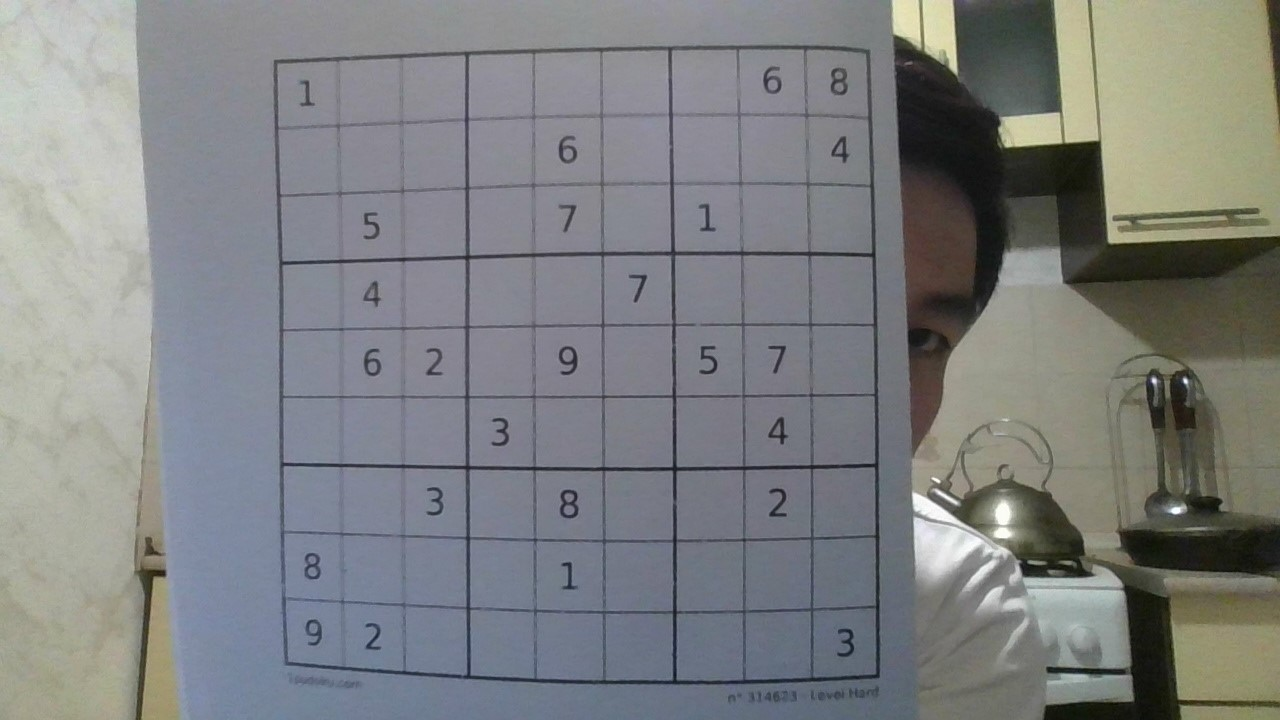
#> input picture sudoku_images/sukusu.jpg, 1280 x 720 px, found by its file name
$ jupyter execute --allow-errors Final_SudokuSolver.ipynb
#> lines starting #> are read from the running program, lines starting #| are printed output that depends on the picture; after the words box and inside, x2 and y2 are one past the last pixel; in counts of white or black regions, pixels touching at a corner belong together
<h1 style='background:#4686C8; border:0; color:#5CE1E6'><center>SUDOKU SOLVER </center></h1>
<p ><center>by Ernar Naryshov</center><p>

Solving any sudoku puzzles from an unsolved images and videos

The project consists of three parts :

**Part I : Digit classification model**

**Part II : Detection and reading Sudoku puzzle from an image or video**

**Part III : Solving the sudoku puzzle**

 <h1 style='background:#4686C8; border:0; color:#5CE1E6'><center>PART ONE</center></h1>

 <a id="1"></a>
# **<span style="color:#4686C8;">IMPORTING THE LIBRARIES</span>**

[cell 1]
import numpy as np
import pandas as pd
import matplotlib.pyplot as plt
import seaborn as sns
import os
import random
import cv2
from glob import glob

import sklearn
from sklearn.model_selection import train_test_split
from sklearn.metrics import confusion_matrix, classification_report

import tensorflow as tf
from tensorflow import keras
from tensorflow.keras.preprocessing.image import ImageDataGenerator, load_img
from keras.utils.np_utils import to_categorical
from tensorflow.keras.models import Sequential
from tensorflow.keras.layers import Activation, Dropout, Dense, Flatten, BatchNormalization, Conv2D, MaxPooling2D
from tensorflow.keras.optimizers import RMSprop
from tensorflow.keras.optimizers.legacy import RMSprop
from tensorflow.keras import backend as K
from tensorflow.keras.preprocessing import image
from pathlib import Path
from PIL import Image

<a id="2"></a>
# **<span style="color:#4686C8;">DIGIT CLASSIFICATION MODEL</span>**

**In this section :**
- Loading data
- Splitting data into training, testing and validation sets
- Preprocessing the data
- Model building and training

<a id="3"></a>
# **<span style="color:#4686C8;">LOADING DATA</span>**

#> (a cell that did not finish here is left out)

<a id="4"></a>
# **<span style="color:#4686C8;">SPLITTING DATASET</span>**

#> (a cell that did not finish here is left out)

<a id="5"></a>
# **<span style="color:#4686C8;">DATA PREPROCESSING</span>**

[cell 4]
def Prep(img):
    img = cv2.cvtColor(img,cv2.COLOR_BGR2GRAY)
    img = cv2.equalizeHist(img)
    img = img/255
    return img

#> (the rest of this cell did not finish here and is left out)

#> (a cell that did not finish here is left out)

<a id="6"></a>
# **<span style="color:#4686C8;">MODEL BUILDING</span>**

**Building a Convolutional Neural Network :**
- Initialising the Convnet
- Defining by adding layers
- Compile the Convnet
- Train the Convnet

#> (a cell that did not finish here is left out)

#> (a cell that did not finish here is left out)

#> (a cell that did not finish here is left out)

[cell 9]
from keras.callbacks import EarlyStopping

#> (the rest of this cell did not finish here and is left out)

#> (a cell that did not finish here is left out)

[cell 11]
# model.save('data.h5')

#> (a cell that did not finish here is left out)

#> (a cell that did not finish here is left out)

# <h1 style='background:#4686C8; border:0; color:#5CE1E6'><center>PART TWO</center></h1>

<a id="7"></a>
# **<span style="color:#4686C8;">READING THE SUDOKU PUZZLE </span>**

**In this section :**
- Read an image or video from the dataset
- Preprocess the image

[cell 14]
folder=r"data/sudoku_images/"

a = random.choice(os.listdir(folder))
print(a)
sudoku_a = cv2.imread(folder + '/' + a)
#> sudoku_a is the input picture: shape (720, 1280, 3); mean B, G, R 129.3, 128.5, 126.5
plt.figure()
plt.imshow(sudoku_a)
plt.show()

[cell 15]
sudoku_a = cv2.resize(sudoku_a, (450,450))
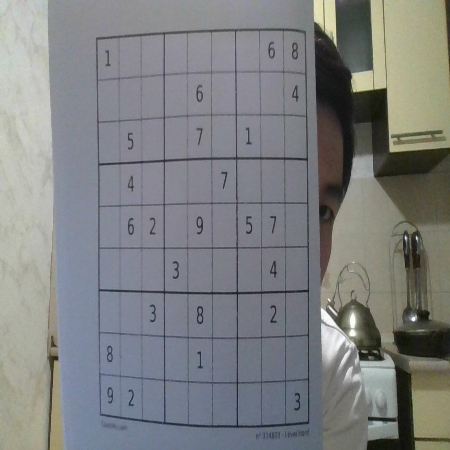
#> sudoku_a: shape (450, 450, 3); mean B, G, R 129.2, 128.4, 126.4

def preprocess(image):
    gray = cv2.cvtColor(image, cv2.COLOR_BGR2GRAY)
    blur = cv2.GaussianBlur(gray, (3,3),6)
    threshold_img = cv2.adaptiveThreshold(blur,255,1,1,11,2)
    return threshold_img

threshold = preprocess(sudoku_a)
#> in preprocess, `gray = cv2.cvtColor(image, cv2.COLOR_BGR2GRAY)`:
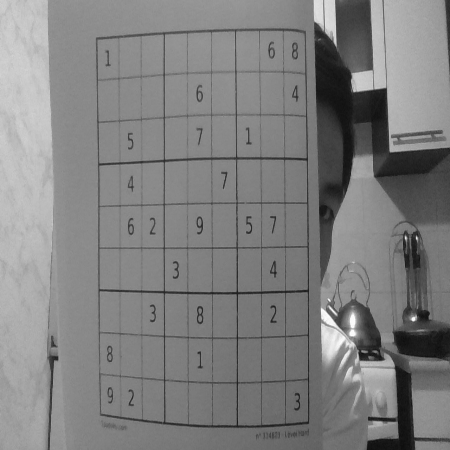
#> gray: shape (450, 450); min 14, max 254, mean 127.9
#> in preprocess, `threshold_img = cv2.adaptiveThreshold(blur,255,1,1,11,2)`:
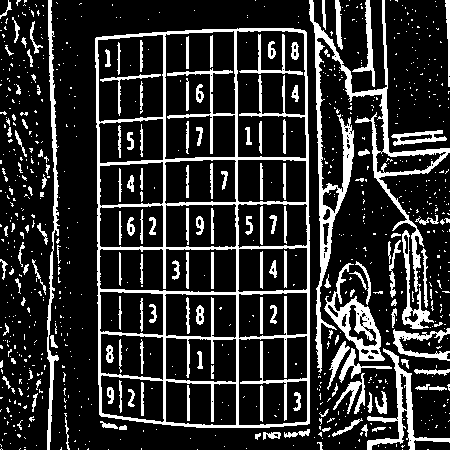
#> threshold_img: shape (450, 450); 18.6% white; 843 white regions (685 under 20 px)

[cell 16]
plt.figure()
plt.imshow(threshold)
plt.show()

<a id="8"></a>
# **<span style="color:#4686C8;">DETECTING CONTOUR</span>**

- Detect the biggest contour of the image
- Reshaping the outline to get the cropped and well-aligned sudoku

[cell 17]
contour_1 = sudoku_a.copy()
contour_2 = sudoku_a.copy()
contour, hierarchy = cv2.findContours(threshold, cv2.RETR_EXTERNAL, cv2.CHAIN_APPROX_SIMPLE)
#> contour = 722 contours, 670 with area under 20; largest, box (x1, y1, x2, y2) and area: (95, 28, 310, 428) 82987, (309, 0, 450, 373) 5792, (324, 263, 385, 361) 1975, (367, 348, 450, 450) 1285, (47, 0, 60, 450) 1151
cv2.drawContours(contour_1, contour, -1, (0,255,0), 3)
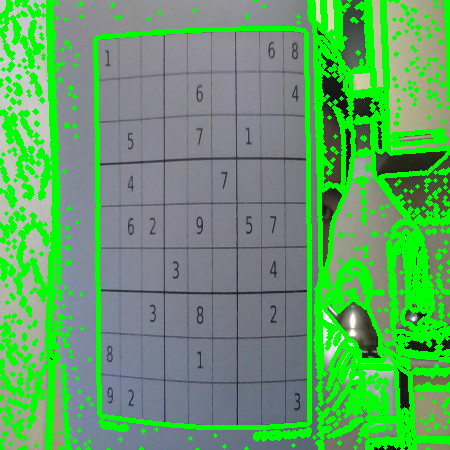
#> contour_1: shape (450, 450, 3); mean B, G, R 101.2, 162.4, 96.8

plt.figure()
plt.imshow(contour_1)
plt.show()

[cell 18]
def main_outline(contour):
    biggest = np.array([])
    max_area = 0
    for i in contour:
        area = cv2.contourArea(i)
        if area > 50:
            peri = cv2.arcLength(i, True)
            approx = cv2.approxPolyDP(i, 0.02*peri, True)
            if area > max_area and len(approx) == 4:
                biggest = approx
                max_area = area
    return biggest, max_area

def reframe(points):
    points = points.reshape((4,2))
    points_new = np.zeros((4,1,2), dtype = np.int32)
    add = points.sum(1)
    points_new[0] = points[np.argmin(add)]
    points_new[3] = points[np.argmax(add)]
    diff = np.diff(points, axis = 1)
    points_new[1] = points[np.argmin(diff)]
    points_new[2] = points[np.argmax(diff)]
    return points_new

def splitcells(img):
    rows = np.vsplit(img, 9)
    boxes = []
    for r in rows:
        cols = np.hsplit(r, 9)
        for box in cols:
            boxes.append(box)
    return boxes

black_img = np.zeros((450,450,3), np.uint8)
biggest, maxArea = main_outline(contour)
#> the loop in main_outline, `for i in contour:` made 722 passes
#> (area, peri, biggest, max_area) on pass 653: (82987, 1214.5, [[304, 30], [95, 38], [101, 416], [309, 423]], 82987)
#> (area, peri, approx) on passes 324, 710, 715, 716, 719: (106.5, 137.2, [[423, 248], [426, 307], [427, 257]]), (150.5, 180.7, [[445, 0], [449, 86], [449, 0]]), (183, 110.6, [[335, 0], [337, 43], [341, 49], [339, 2]]), (54, 61.66, [[322, 0], [323, 26], [325, 29], [324, 0]]), (1151, 1026.9, [[51, 0], [47, 449]])
#> after the loop in main_outline, `for i in contour:`: max_area = 82987
#> biggest = [[304, 30], [95, 38], [101, 416], [309, 423]]; maxArea = 82987
if biggest.size != 0:
    biggest = reframe(biggest)
#> in reframe, `points = points.reshape((4,2))`: points = [[304, 30], [95, 38], [101, 416], [309, 423]]
#> in reframe, `add = points.sum(1)`: add = [334, 133, 517, 732]
#> in reframe, `diff = np.diff(points, axis = 1)`: diff = [-274, -57, 315, 114]
#> biggest = [[95, 38], [304, 30], [101, 416], [309, 423]]
    cv2.drawContours(contour_2, biggest, -1, (0,255,0), 10)
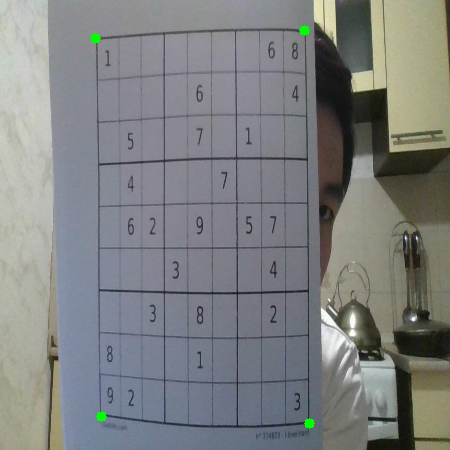
#> contour_2: shape (450, 450, 3); 0.16% of pixels changed, all inside (x1, y1, x2, y2) = (90, 25, 315, 429)
    pts1 = np.float32(biggest)
#> pts1 = [[95, 38], [304, 30], [101, 416], [309, 423]]
    pts2 = np.float32([[0,0],[450,0],[0,450],[450,450]])
    matrix = cv2.getPerspectiveTransform(pts1, pts2)
#> matrix = [[2.28, -0.0361, -214.9], [0.0461, 1.2, -50.12], [0.000193, -1.84e-05, 1]]
    imagewrap = cv2.warpPerspective(sudoku_a, matrix, (450,450))
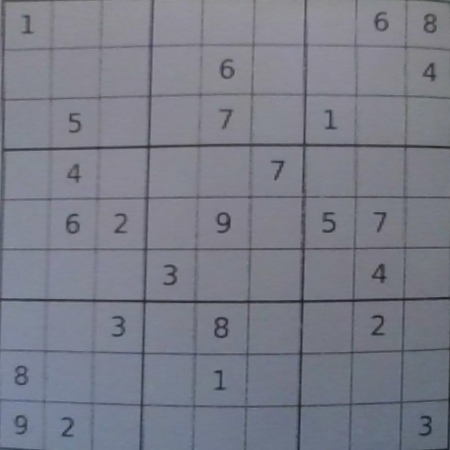
#> imagewrap: shape (450, 450, 3); mean B, G, R 136.5, 124.7, 122.2
    imagewrap = cv2.cvtColor(imagewrap, cv2.COLOR_BGR2GRAY)
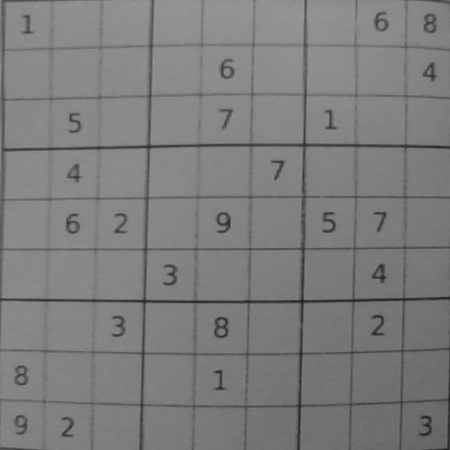
#> imagewrap: shape (450, 450); min 30, max 154, mean 125.3

plt.figure()
plt.imshow(imagewrap)
plt.show()
